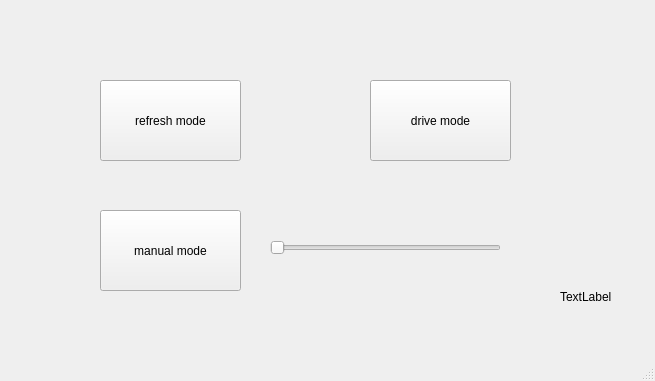
<?xml version="1.0" encoding="UTF-8"?>
<ui version="4.0">
 <class>MainWindow</class>
 <widget class="QMainWindow" name="MainWindow">
  <property name="geometry">
   <rect>
    <x>0</x>
    <y>0</y>
    <width>655</width>
    <height>381</height>
   </rect>
  </property>
  <property name="windowTitle">
   <string>MainWindow</string>
  </property>
  <widget class="QWidget" name="centralwidget">
   <widget class="QPushButton" name="pushButton">
    <property name="geometry">
     <rect>
      <x>370</x>
      <y>80</y>
      <width>141</width>
      <height>81</height>
     </rect>
    </property>
    <property name="text">
     <string>drive mode</string>
    </property>
   </widget>
   <widget class="QPushButton" name="pushButton_2">
    <property name="geometry">
     <rect>
      <x>100</x>
      <y>80</y>
      <width>141</width>
      <height>81</height>
     </rect>
    </property>
    <property name="text">
     <string>refresh mode</string>
    </property>
   </widget>
   <widget class="QPushButton" name="pushButton_3">
    <property name="geometry">
     <rect>
      <x>100</x>
      <y>210</y>
      <width>141</width>
      <height>81</height>
     </rect>
    </property>
    <property name="text">
     <string>manual mode</string>
    </property>
   </widget>
   <widget class="QLabel" name="label">
    <property name="geometry">
     <rect>
      <x>560</x>
      <y>290</y>
      <width>57</width>
      <height>14</height>
     </rect>
    </property>
    <property name="text">
     <string>TextLabel</string>
    </property>
   </widget>
   <widget class="QSlider" name="horizontalSlider">
    <property name="enabled">
     <bool>true</bool>
    </property>
    <property name="geometry">
     <rect>
      <x>270</x>
      <y>240</y>
      <width>231</width>
      <height>16</height>
     </rect>
    </property>
    <property name="orientation">
     <enum>Qt::Horizontal</enum>
    </property>
   </widget>
  </widget>
  <widget class="QMenuBar" name="menubar">
   <property name="geometry">
    <rect>
     <x>0</x>
     <y>0</y>
     <width>655</width>
     <height>19</height>
    </rect>
   </property>
  </widget>
  <widget class="QStatusBar" name="statusbar"/>
 </widget>
 <resources/>
 <connections/>
</ui>
